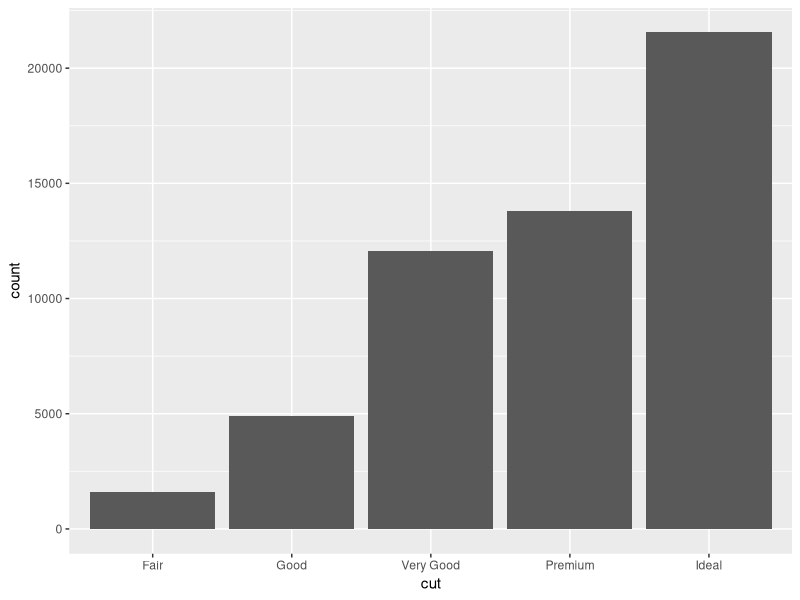
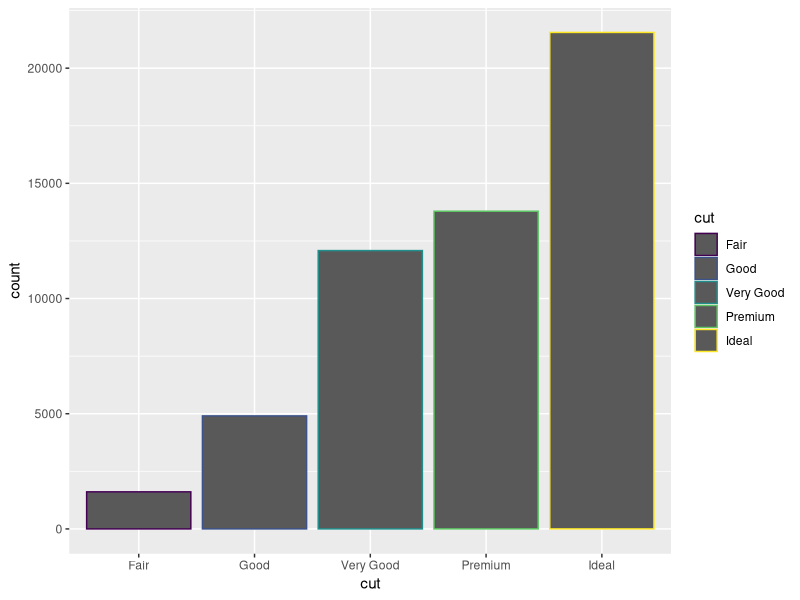
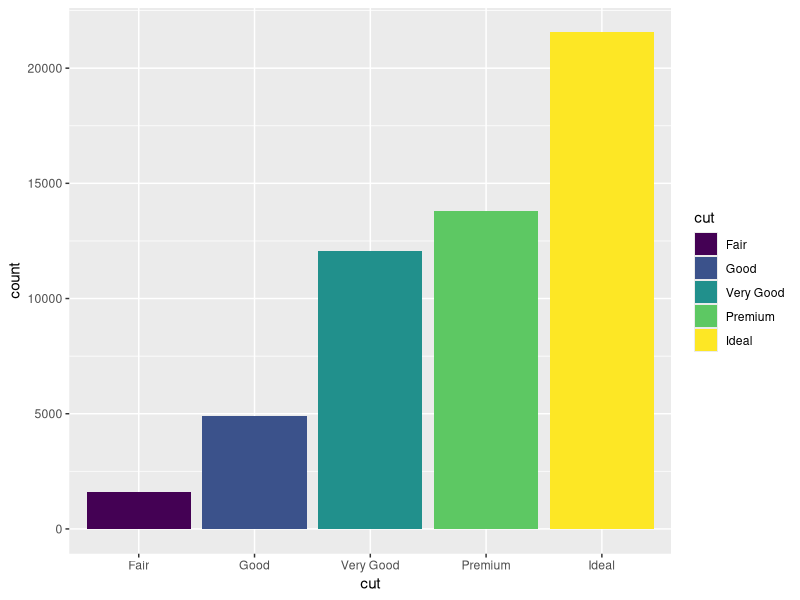
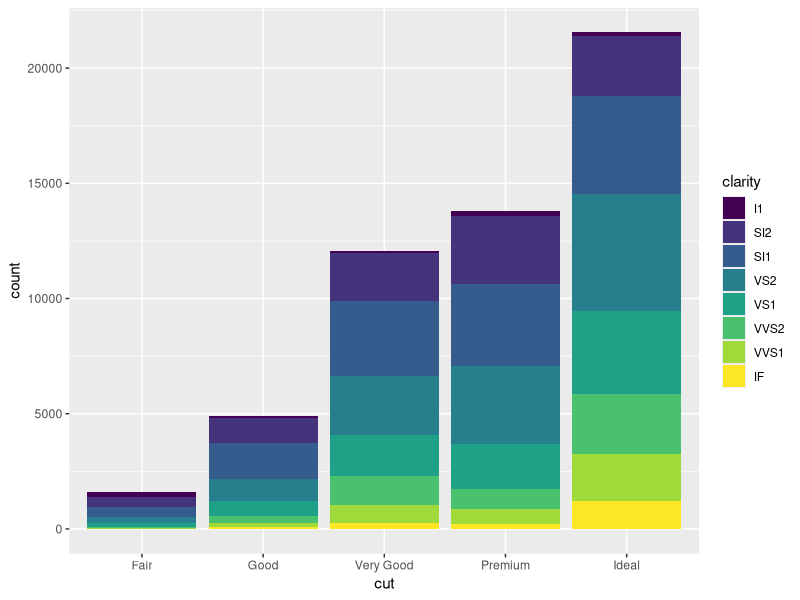
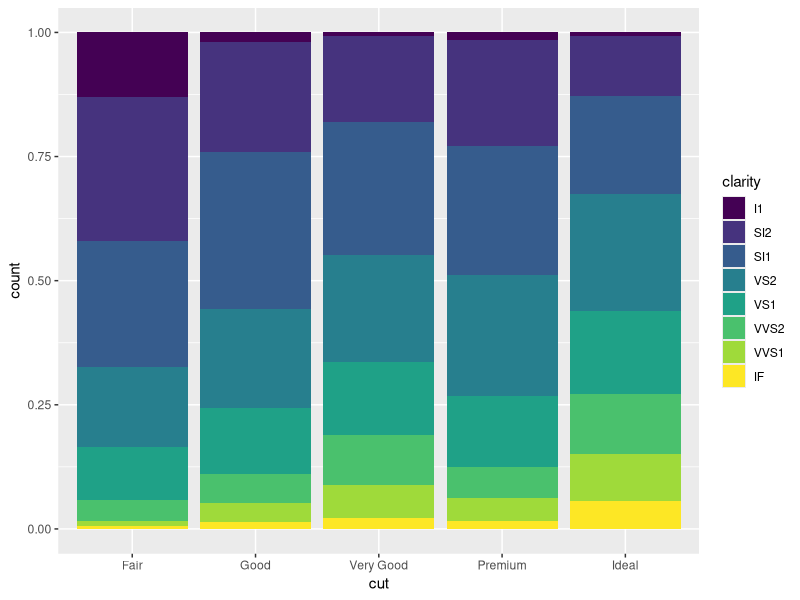
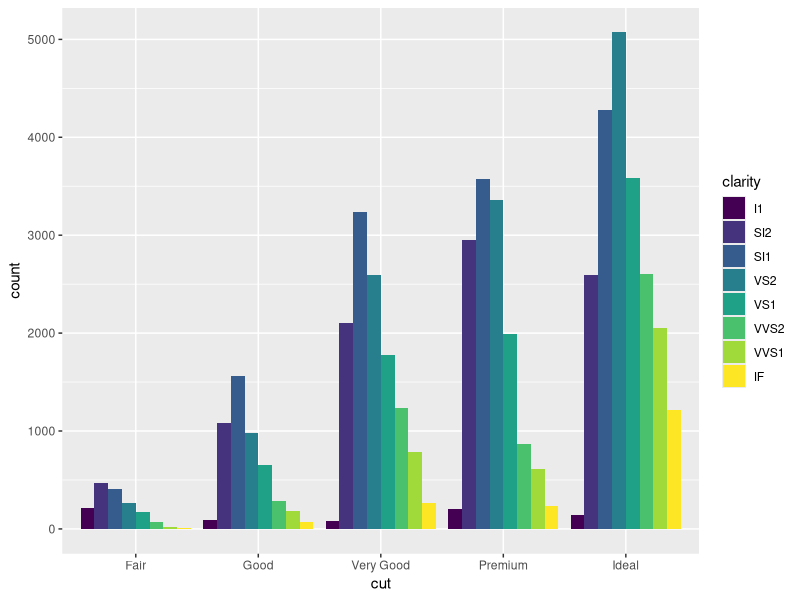

Write R code to recreate these figures, in order.
## ---- chunk 1
library(ggplot2)
data("diamonds")
df <- diamonds
ggplot(data = df)+geom_bar(mapping = aes(x=cut))

## ---- chunk 2
library(ggplot2)
ggplot(data = df)+geom_bar(mapping = aes(x=cut , colour = cut))
ggplot(data = df)+geom_bar(mapping = aes(x = cut, fill = cut))

## ---- chunk 3
library(ggplot2)
ggplot(data = df)+geom_bar(mapping = aes(x = cut, fill = clarity))

## ---- chunk 4
library(ggplot2)
ggplot(data = df)+geom_bar(mapping = aes(x = cut, fill = clarity),position = "fill")

## ---- chunk 5
library(ggplot2)
ggplot(data = df)+geom_bar(mapping = aes(x = cut, fill = clarity),position = "dodge")

